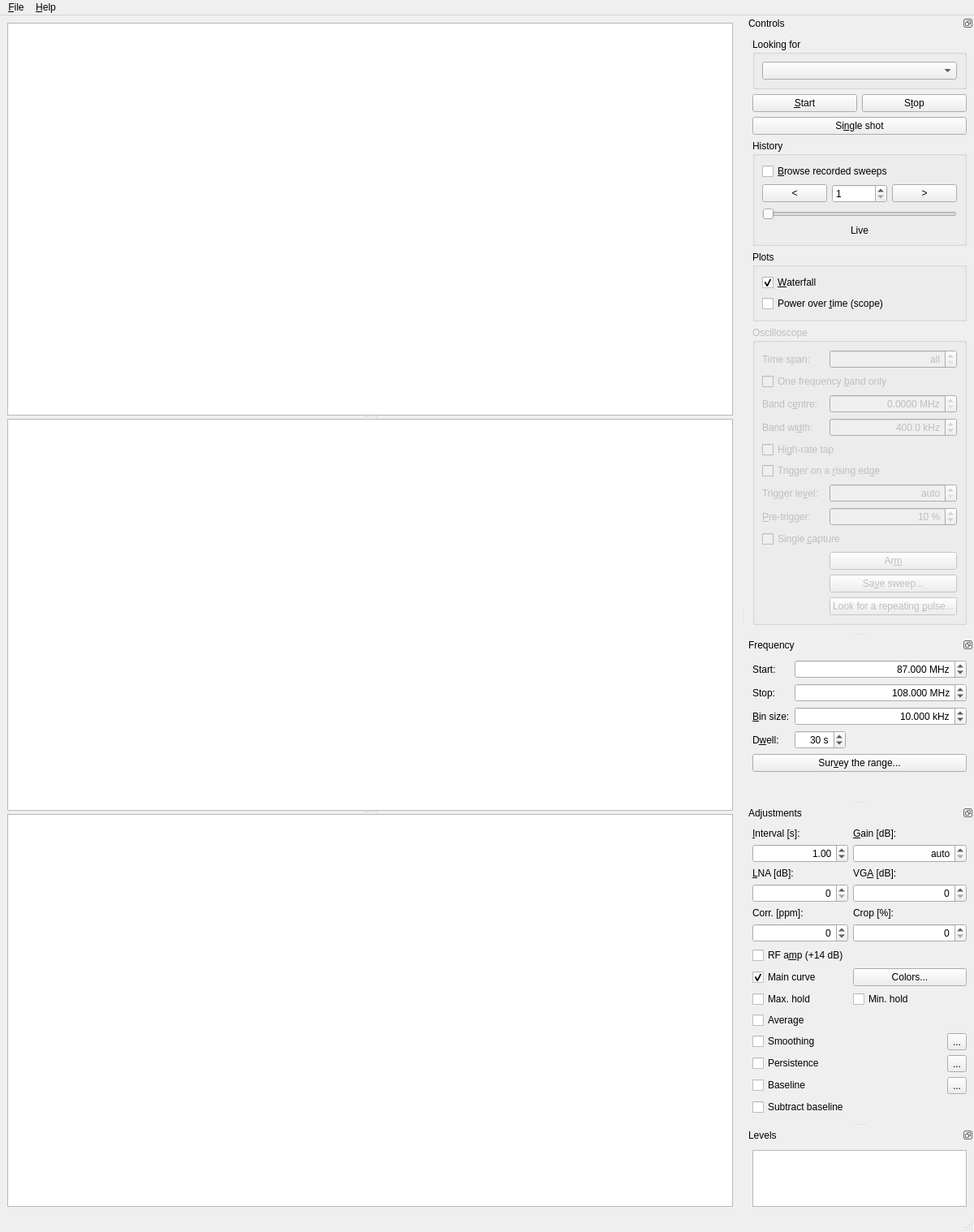
<?xml version="1.0" encoding="UTF-8"?>
<ui version="4.0">
 <class>QSpectrumAnalyzerMainWindow</class>
 <widget class="QMainWindow" name="QSpectrumAnalyzerMainWindow">
  <property name="geometry">
   <rect>
    <x>0</x>
    <y>0</y>
    <width>1200</width>
    <height>892</height>
   </rect>
  </property>
  <property name="windowTitle">
   <string>QSpectrumAnalyzer</string>
  </property>
  <widget class="QWidget" name="centralwidget">
   <layout class="QHBoxLayout" name="horizontalLayout">
    <item>
     <widget class="QSplitter" name="plotSplitter">
      <property name="sizePolicy">
       <sizepolicy hsizetype="Expanding" vsizetype="Expanding">
        <horstretch>0</horstretch>
        <verstretch>0</verstretch>
       </sizepolicy>
      </property>
      <property name="orientation">
       <enum>Qt::Vertical</enum>
      </property>
      <widget class="GraphicsLayoutWidget" name="mainPlotLayout">
       <property name="sizePolicy">
        <sizepolicy hsizetype="Expanding" vsizetype="Expanding">
         <horstretch>0</horstretch>
         <verstretch>0</verstretch>
        </sizepolicy>
       </property>
      </widget>
      <widget class="GraphicsLayoutWidget" name="waterfallPlotLayout">
       <property name="sizePolicy">
        <sizepolicy hsizetype="Expanding" vsizetype="Expanding">
         <horstretch>0</horstretch>
         <verstretch>0</verstretch>
        </sizepolicy>
       </property>
      </widget>
      <widget class="GraphicsLayoutWidget" name="scopePlotLayout">
       <property name="sizePolicy">
        <sizepolicy hsizetype="Expanding" vsizetype="Preferred">
         <horstretch>0</horstretch>
         <verstretch>0</verstretch>
        </sizepolicy>
       </property>
      </widget>
     </widget>
    </item>
   </layout>
  </widget>
  <widget class="QMenuBar" name="menubar">
   <property name="geometry">
    <rect>
     <x>0</x>
     <y>0</y>
     <width>1200</width>
     <height>32</height>
    </rect>
   </property>
   <widget class="QMenu" name="menu_File">
    <property name="title">
     <string>&amp;File</string>
    </property>
    <addaction name="action_SaveRecording"/>
    <addaction name="separator"/>
    <addaction name="action_Settings"/>
    <addaction name="separator"/>
    <addaction name="action_Quit"/>
   </widget>
   <widget class="QMenu" name="menu_Help">
    <property name="title">
     <string>&amp;Help</string>
    </property>
    <addaction name="action_About"/>
   </widget>
   <addaction name="menu_File"/>
   <addaction name="menu_Help"/>
  </widget>
  <widget class="QStatusBar" name="statusbar"/>
  <widget class="QDockWidget" name="controlsDockWidget">
   <property name="sizePolicy">
    <sizepolicy hsizetype="Preferred" vsizetype="Minimum">
     <horstretch>0</horstretch>
     <verstretch>0</verstretch>
    </sizepolicy>
   </property>
   <property name="minimumSize">
    <size>
     <width>190</width>
     <height>130</height>
    </size>
   </property>
   <property name="features">
    <set>QDockWidget::DockWidgetFloatable|QDockWidget::DockWidgetMovable</set>
   </property>
   <property name="windowTitle">
    <string>Controls</string>
   </property>
   <attribute name="dockWidgetArea">
    <number>2</number>
   </attribute>
   <widget class="QWidget" name="controlsDockWidgetContents">
    <layout class="QGridLayout" name="gridLayout_2">
     <item row="0" column="0" colspan="2">
      <widget class="QGroupBox" name="presetGroupBox">
       <property name="title">
        <string>Looking for</string>
       </property>
       <layout class="QGridLayout" name="presetGridLayout">
        <item row="0" column="0">
         <widget class="QComboBox" name="presetComboBox">
          <property name="toolTip">
           <string>Set every control at once for a particular job. These settings interact: the bin size decides how short a pulse survives being measured, the detector decides whether it survives at all, and the recording depth decides whether a whole scan cycle fits on screen. Getting one of them wrong quietly wastes an evening, so pick the job instead of the settings.</string>
          </property>
         </widget>
        </item>
       </layout>
      </widget>
     </item>
     <item row="1" column="0">
      <widget class="QPushButton" name="startButton">
       <property name="text">
        <string>&amp;Start</string>
       </property>
      </widget>
     </item>
     <item row="1" column="1">
      <widget class="QPushButton" name="stopButton">
       <property name="text">
        <string>S&amp;top</string>
       </property>
      </widget>
     </item>
     <item row="2" column="0" colspan="2">
      <widget class="QPushButton" name="singleShotButton">
       <property name="text">
        <string>Si&amp;ngle shot</string>
       </property>
      </widget>
     </item>
     <item row="3" column="0" colspan="2">
      <widget class="QGroupBox" name="historyGroupBox">
       <property name="title">
        <string>History</string>
       </property>
       <layout class="QGridLayout" name="historyGridLayout">
        <item row="0" column="0" colspan="3">
         <widget class="QCheckBox" name="browseHistoryCheckBox">
          <property name="toolTip">
           <string>Freeze the plots and step back through the recorded sweeps. Acquisition keeps running and keeps recording.</string>
          </property>
          <property name="text">
           <string>&amp;Browse recorded sweeps</string>
          </property>
         </widget>
        </item>
        <item row="1" column="0">
         <widget class="QPushButton" name="historyBackButton">
          <property name="toolTip">
           <string>Step back through the recorded sweeps</string>
          </property>
          <property name="text">
           <string>&lt;</string>
          </property>
         </widget>
        </item>
        <item row="1" column="1">
         <widget class="QSpinBox" name="historyStepSpinBox">
          <property name="toolTip">
           <string>How many sweeps each step moves</string>
          </property>
          <property name="minimum">
           <number>1</number>
          </property>
          <property name="maximum">
           <number>1000000</number>
          </property>
          <property name="value">
           <number>1</number>
          </property>
         </widget>
        </item>
        <item row="1" column="2">
         <widget class="QPushButton" name="historyForwardButton">
          <property name="toolTip">
           <string>Step forward through the recorded sweeps</string>
          </property>
          <property name="text">
           <string>&gt;</string>
          </property>
         </widget>
        </item>
        <item row="2" column="0" colspan="3">
         <widget class="QSlider" name="historySlider">
          <property name="orientation">
           <enum>Qt::Horizontal</enum>
          </property>
         </widget>
        </item>
        <item row="3" column="0" colspan="3">
         <widget class="QLabel" name="historyPositionLabel">
          <property name="text">
           <string>Live</string>
          </property>
          <property name="alignment">
           <set>Qt::AlignCenter</set>
          </property>
          <property name="wordWrap">
           <bool>true</bool>
          </property>
         </widget>
        </item>
       </layout>
      </widget>
     </item>
     <item row="4" column="0" colspan="2">
      <widget class="QGroupBox" name="plotsGroupBox">
       <property name="title">
        <string>Plots</string>
       </property>
       <layout class="QGridLayout" name="plotsGridLayout">
        <item row="0" column="0" colspan="2">
         <widget class="QCheckBox" name="waterfallCheckBox">
          <property name="toolTip">
           <string>Show the waterfall under the spectrum: the recording as an image, frequency across and time down.</string>
          </property>
          <property name="text">
           <string>&amp;Waterfall</string>
          </property>
          <property name="checked">
           <bool>true</bool>
          </property>
         </widget>
        </item>
        <item row="1" column="0" colspan="2">
         <widget class="QCheckBox" name="scopeCheckBox">
          <property name="toolTip">
           <string>Show power over time under the waterfall: the recording along its other axis, so the shape a signal has in time is on screen beside the sweep being looked at. Stepping through the recorded sweeps moves a cursor along it, and dragging that cursor steps to a moment. A signal that comes back every so often shows as evenly spaced spikes.</string>
          </property>
          <property name="text">
           <string>Power over &amp;time (scope)</string>
          </property>
         </widget>
        </item>
       </layout>
      </widget>
     </item>
     <item row="5" column="0" colspan="2">
      <widget class="QGroupBox" name="scopeGroupBox">
       <property name="enabled">
        <bool>false</bool>
       </property>
       <property name="title">
        <string>Oscilloscope</string>
       </property>
       <layout class="QGridLayout" name="scopeGridLayout">
        <item row="0" column="0">
         <widget class="QLabel" name="scopeSpanLabel">
          <property name="text">
           <string>Time span:</string>
          </property>
          <property name="buddy">
           <cstring>scopeSpanSpinBox</cstring>
          </property>
         </widget>
        </item>
        <item row="0" column="1">
         <widget class="QDoubleSpinBox" name="scopeSpanSpinBox">
          <property name="toolTip">
           <string>How much time is on screen. The window keeps this width and rolls forward with the newest data, the way a timebase does. Zero fits the whole recording instead. Zooming the plot with the mouse sets this too.</string>
          </property>
          <property name="alignment">
           <set>Qt::AlignRight|Qt::AlignTrailing|Qt::AlignVCenter</set>
          </property>
          <property name="suffix">
           <string> ms</string>
          </property>
          <property name="decimals">
           <number>3</number>
          </property>
          <property name="minimum">
           <double>0.000000000000000</double>
          </property>
          <property name="maximum">
           <double>3600000.000000000000000</double>
          </property>
          <property name="specialValueText">
           <string>all</string>
          </property>
         </widget>
        </item>
        <item row="1" column="0" colspan="2">
         <widget class="QCheckBox" name="scopeBandCheckBox">
          <property name="toolTip">
           <string>Reduce the scope to one stretch of the spectrum instead of all of it, which is a zero span view of that stretch. Set it below, or drag the shaded band on the spectrum plot.</string>
          </property>
          <property name="text">
           <string>One frequency &amp;band only</string>
          </property>
         </widget>
        </item>
        <item row="2" column="0">
         <widget class="QLabel" name="scopeCentreLabel">
          <property name="text">
           <string>Band c&amp;entre:</string>
          </property>
          <property name="buddy">
           <cstring>scopeCentreSpinBox</cstring>
          </property>
         </widget>
        </item>
        <item row="2" column="1">
         <widget class="QDoubleSpinBox" name="scopeCentreSpinBox">
          <property name="enabled">
           <bool>false</bool>
          </property>
          <property name="toolTip">
           <string>The frequency the scope watches.</string>
          </property>
          <property name="alignment">
           <set>Qt::AlignRight|Qt::AlignTrailing|Qt::AlignVCenter</set>
          </property>
          <property name="suffix">
           <string> MHz</string>
          </property>
          <property name="decimals">
           <number>4</number>
          </property>
          <property name="maximum">
           <double>7250.000000000000000</double>
          </property>
         </widget>
        </item>
        <item row="3" column="0">
         <widget class="QLabel" name="scopeWidthLabel">
          <property name="text">
           <string>Band wi&amp;dth:</string>
          </property>
          <property name="buddy">
           <cstring>scopeWidthSpinBox</cstring>
          </property>
         </widget>
        </item>
        <item row="3" column="1">
         <widget class="QDoubleSpinBox" name="scopeWidthSpinBox">
          <property name="enabled">
           <bool>false</bool>
          </property>
          <property name="toolTip">
           <string>How wide a band around the centre to watch. This is the resolution bandwidth of the zero span view; it is snapped to whole bins, so nothing narrower than one bin is possible.</string>
          </property>
          <property name="alignment">
           <set>Qt::AlignRight|Qt::AlignTrailing|Qt::AlignVCenter</set>
          </property>
          <property name="suffix">
           <string> kHz</string>
          </property>
          <property name="decimals">
           <number>1</number>
          </property>
          <property name="minimum">
           <double>0.100000000000000</double>
          </property>
          <property name="maximum">
           <double>100000.000000000000000</double>
          </property>
          <property name="value">
           <double>400.000000000000000</double>
          </property>
         </widget>
        </item>
        <item row="5" column="0" colspan="2">
         <widget class="QCheckBox" name="scopeTriggerCheckBox">
          <property name="toolTip">
           <string>Start each sweep where the signal rises past a level, the way a scope does, instead of letting the trace slide through the window. A burst that comes back then lands in the same place every time and stands still, so its shape can be read. When nothing crosses the level the last sweep is held rather than moved.</string>
          </property>
          <property name="text">
           <string>Trigger on a &amp;rising edge</string>
          </property>
         </widget>
        </item>
        <item row="6" column="0">
         <widget class="QLabel" name="scopeTriggerLabel">
          <property name="text">
           <string>Trigger le&amp;vel:</string>
          </property>
          <property name="buddy">
           <cstring>scopeTriggerSpinBox</cstring>
          </property>
         </widget>
        </item>
        <item row="7" column="0">
         <widget class="QLabel" name="scopePreTriggerLabel">
          <property name="text">
           <string>&amp;Pre-trigger:</string>
          </property>
          <property name="buddy">
           <cstring>scopePreTriggerSpinBox</cstring>
          </property>
         </widget>
        </item>
        <item row="7" column="1">
         <widget class="QSpinBox" name="scopePreTriggerSpinBox">
          <property name="enabled">
           <bool>false</bool>
          </property>
          <property name="toolTip">
           <string>How much of the window is drawn before the edge that started the sweep. A rising edge is where a burst says how it begins - whether it steps up in one reading or climbs over hundreds - and with no lead at all it is the very first reading on screen, with nothing behind it to be read against. The lead is taken from the same recorded trace as the rest of the sweep, so it costs nothing but window: at 40% a 20 ms sweep shows 8 ms of what led in and 12 ms of what followed.</string>
          </property>
          <property name="alignment">
           <set>Qt::AlignRight|Qt::AlignTrailing|Qt::AlignVCenter</set>
          </property>
          <property name="suffix">
           <string> %</string>
          </property>
          <property name="maximum">
           <number>90</number>
          </property>
          <property name="singleStep">
           <number>5</number>
          </property>
          <property name="value">
           <number>10</number>
          </property>
         </widget>
        </item>
        <item row="8" column="0" colspan="2">
         <widget class="QCheckBox" name="scopeSingleCheckBox">
          <property name="enabled">
           <bool>false</bool>
          </property>
          <property name="toolTip">
           <string>Catch one sweep and hold it, instead of triggering over and over. A burst that happens once, or once a minute, cannot be read off a display that has moved on by the time you look at it. The sweep the burst arrived in stays on screen until you press Arm for the next one. This is the scope's trigger mode - it holds one sweep of the trace. The Single shot button above is a different thing: it takes one measurement from the radio and stops.</string>
          </property>
          <property name="text">
           <string>Single &amp;capture</string>
          </property>
         </widget>
        </item>
        <item row="11" column="1">
         <widget class="QPushButton" name="rhythmButton">
          <property name="toolTip">
           <string>Look through the recorded high-rate trace for anything that repeats, rather than for anything loud. A trigger can only find a pulse that stands above the noise, and with six hundred thousand readings a second the noise itself reaches five or six decibels above its own floor - so a pulse below that cannot be caught however the level is set. A pulse train can still be found, because it comes back: a thousand pulses stacked in step stand thirty times clear of noise stacked out of step. Reports the interval between pulses, how wide they are and how far the stack stands above the noise.</string>
          </property>
          <property name="text">
           <string>Look for a repeating &amp;pulse...</string>
          </property>
         </widget>
        </item>
        <item row="10" column="1">
         <widget class="QPushButton" name="scopeSaveButton">
          <property name="toolTip">
           <string>Write the sweep on screen out as CSV, at full resolution, with the settings it was taken under and the time t=0 happened. A burst worth catching is worth keeping.</string>
          </property>
          <property name="text">
           <string>Sa&amp;ve sweep...</string>
          </property>
         </widget>
        </item>
        <item row="9" column="1">
         <widget class="QPushButton" name="scopeArmButton">
          <property name="enabled">
           <bool>false</bool>
          </property>
          <property name="toolTip">
           <string>Let go of the sweep on screen and wait for the next burst above the level.</string>
          </property>
          <property name="text">
           <string>Ar&amp;m</string>
          </property>
         </widget>
        </item>
        <item row="6" column="1">
         <widget class="QDoubleSpinBox" name="scopeTriggerSpinBox">
          <property name="enabled">
           <bool>false</bool>
          </property>
          <property name="toolTip">
           <string>The power a rising edge has to cross to start a sweep, marked on the plot as a dashed line. At the lowest setting the level is taken from the trace itself, half way between the noise it sits at and the loudest thing in it.</string>
          </property>
          <property name="alignment">
           <set>Qt::AlignRight|Qt::AlignTrailing|Qt::AlignVCenter</set>
          </property>
          <property name="suffix">
           <string> dB</string>
          </property>
          <property name="decimals">
           <number>1</number>
          </property>
          <property name="minimum">
           <double>-200.000000000000000</double>
          </property>
          <property name="maximum">
           <double>50.000000000000000</double>
          </property>
          <property name="value">
           <double>-200.000000000000000</double>
          </property>
          <property name="specialValueText">
           <string>auto</string>
          </property>
         </widget>
        </item>
        <item row="4" column="0" colspan="2">
         <widget class="QCheckBox" name="scopeFastCheckBox">
          <property name="toolTip">
           <string>Measure the band straight off the radio's frames instead of reading it back out of the delivered spectra, and draw it as a second, finer trace. hackrf_stream reaches 25.6 us per reading at 20 MSPS with 40 kHz bins, against 10 ms for a delivered sweep, so a burst far too short to survive the averaging is still measured at full height. The step is set in Settings. Readings are noisier than the spectra behind them, which is the price of the resolution. Only backends that can do it offer it.</string>
          </property>
          <property name="text">
           <string>Hi&amp;gh-rate tap</string>
          </property>
         </widget>
        </item>
       </layout>
      </widget>
     </item>
     <item row="6" column="0">
      <spacer name="verticalSpacer">
       <property name="orientation">
        <enum>Qt::Vertical</enum>
       </property>
       <property name="sizeHint" stdset="0">
        <size>
         <width>20</width>
         <height>561</height>
        </size>
       </property>
      </spacer>
     </item>
    </layout>
   </widget>
  </widget>
  <widget class="QDockWidget" name="frequencyDockWidget">
   <property name="sizePolicy">
    <sizepolicy hsizetype="Preferred" vsizetype="Minimum">
     <horstretch>0</horstretch>
     <verstretch>0</verstretch>
    </sizepolicy>
   </property>
   <property name="minimumSize">
    <size>
     <width>208</width>
     <height>166</height>
    </size>
   </property>
   <property name="features">
    <set>QDockWidget::DockWidgetFloatable|QDockWidget::DockWidgetMovable</set>
   </property>
   <property name="windowTitle">
    <string>Frequency</string>
   </property>
   <attribute name="dockWidgetArea">
    <number>2</number>
   </attribute>
   <widget class="QWidget" name="frequencyDockWidgetContents">
    <layout class="QFormLayout" name="formLayout">
     <property name="fieldGrowthPolicy">
      <enum>QFormLayout::ExpandingFieldsGrow</enum>
     </property>
     <item row="0" column="0">
      <widget class="QLabel" name="label_2">
       <property name="text">
        <string>Start:</string>
       </property>
       <property name="buddy">
        <cstring>startFreqSpinBox</cstring>
       </property>
      </widget>
     </item>
     <item row="0" column="1">
      <widget class="QDoubleSpinBox" name="startFreqSpinBox">
       <property name="sizePolicy">
        <sizepolicy hsizetype="Expanding" vsizetype="Fixed">
         <horstretch>0</horstretch>
         <verstretch>0</verstretch>
        </sizepolicy>
       </property>
       <property name="alignment">
        <set>Qt::AlignRight|Qt::AlignTrailing|Qt::AlignVCenter</set>
       </property>
       <property name="showGroupSeparator" stdset="0">
        <bool>true</bool>
       </property>
       <property name="suffix">
        <string> MHz</string>
       </property>
       <property name="decimals">
        <number>3</number>
       </property>
       <property name="minimum">
        <double>0.000000000000000</double>
       </property>
       <property name="maximum">
        <double>2200.000000000000000</double>
       </property>
       <property name="value">
        <double>87.000000000000000</double>
       </property>
      </widget>
     </item>
     <item row="1" column="0">
      <widget class="QLabel" name="label_3">
       <property name="text">
        <string>Stop:</string>
       </property>
       <property name="buddy">
        <cstring>stopFreqSpinBox</cstring>
       </property>
      </widget>
     </item>
     <item row="1" column="1">
      <widget class="QDoubleSpinBox" name="stopFreqSpinBox">
       <property name="sizePolicy">
        <sizepolicy hsizetype="Expanding" vsizetype="Fixed">
         <horstretch>0</horstretch>
         <verstretch>0</verstretch>
        </sizepolicy>
       </property>
       <property name="alignment">
        <set>Qt::AlignRight|Qt::AlignTrailing|Qt::AlignVCenter</set>
       </property>
       <property name="showGroupSeparator" stdset="0">
        <bool>true</bool>
       </property>
       <property name="suffix">
        <string> MHz</string>
       </property>
       <property name="decimals">
        <number>3</number>
       </property>
       <property name="minimum">
        <double>0.000000000000000</double>
       </property>
       <property name="maximum">
        <double>2200.000000000000000</double>
       </property>
       <property name="value">
        <double>108.000000000000000</double>
       </property>
      </widget>
     </item>
     <item row="2" column="0">
      <widget class="QLabel" name="label">
       <property name="text">
        <string>&amp;Bin size:</string>
       </property>
       <property name="buddy">
        <cstring>binSizeSpinBox</cstring>
       </property>
      </widget>
     </item>
     <item row="3" column="0">
      <widget class="QLabel" name="surveyDwellLabel">
       <property name="text">
        <string>D&amp;well:</string>
       </property>
       <property name="buddy">
        <cstring>surveyDwellSpinBox</cstring>
       </property>
      </widget>
     </item>
     <item row="3" column="1">
      <widget class="QSpinBox" name="surveyDwellSpinBox">
       <property name="toolTip">
        <string>How long a survey listens to each slice of the range before moving on. Long enough for whatever you are looking for to come round: a radar that turns every five seconds needs tens of seconds to be sure of catching several of its passes.</string>
       </property>
       <property name="alignment">
        <set>Qt::AlignRight|Qt::AlignTrailing|Qt::AlignVCenter</set>
       </property>
       <property name="suffix">
        <string> s</string>
       </property>
       <property name="minimum">
        <number>1</number>
       </property>
       <property name="maximum">
        <number>3600</number>
       </property>
       <property name="value">
        <number>30</number>
       </property>
      </widget>
     </item>
     <item row="4" column="0" colspan="2">
      <widget class="QPushButton" name="surveyButton">
       <property name="toolTip">
        <string>Walk the whole Start to Stop range one tune at a time, camping on each slice for the dwell and writing down what was ever heard in it and how often. Meant for a signal that is only there occasionally: sweeping past such a thing misses it, staying put does not. Press again to stop.</string>
       </property>
       <property name="text">
        <string>Sur&amp;vey the range...</string>
       </property>
      </widget>
     </item>
     <item row="5" column="0" colspan="2">
      <widget class="QLabel" name="surveyProgressLabel">
       <property name="text">
        <string/>
       </property>
       <property name="wordWrap">
        <bool>true</bool>
       </property>
      </widget>
     </item>
     <item row="2" column="1">
      <widget class="QDoubleSpinBox" name="binSizeSpinBox">
       <property name="sizePolicy">
        <sizepolicy hsizetype="Expanding" vsizetype="Fixed">
         <horstretch>0</horstretch>
         <verstretch>0</verstretch>
        </sizepolicy>
       </property>
       <property name="alignment">
        <set>Qt::AlignRight|Qt::AlignTrailing|Qt::AlignVCenter</set>
       </property>
       <property name="showGroupSeparator" stdset="0">
        <bool>true</bool>
       </property>
       <property name="suffix">
        <string> kHz</string>
       </property>
       <property name="decimals">
        <number>3</number>
       </property>
       <property name="minimum">
        <double>0.000000000000000</double>
       </property>
       <property name="maximum">
        <double>10000.000000000000000</double>
       </property>
       <property name="value">
        <double>10.000000000000000</double>
       </property>
      </widget>
     </item>
     <item row="6" column="0" colspan="2">
      <spacer name="verticalSpacer_3">
       <property name="orientation">
        <enum>Qt::Vertical</enum>
       </property>
       <property name="sizeHint" stdset="0">
        <size>
         <width>20</width>
         <height>0</height>
        </size>
       </property>
      </spacer>
     </item>
    </layout>
   </widget>
  </widget>
  <widget class="QDockWidget" name="settingsDockWidget">
   <property name="sizePolicy">
    <sizepolicy hsizetype="Preferred" vsizetype="Expanding">
     <horstretch>0</horstretch>
     <verstretch>0</verstretch>
    </sizepolicy>
   </property>
   <property name="features">
    <set>QDockWidget::DockWidgetFloatable|QDockWidget::DockWidgetMovable</set>
   </property>
   <property name="windowTitle">
    <string>Adjustments</string>
   </property>
   <attribute name="dockWidgetArea">
    <number>2</number>
   </attribute>
   <widget class="QWidget" name="settingsDockWidgetContents">
    <layout class="QGridLayout" name="gridLayout">
     <item row="0" column="0">
      <widget class="QLabel" name="label_4">
       <property name="text">
        <string>&amp;Interval [s]:</string>
       </property>
       <property name="buddy">
        <cstring>intervalSpinBox</cstring>
       </property>
      </widget>
     </item>
     <item row="0" column="1">
      <widget class="QLabel" name="label_6">
       <property name="text">
        <string>&amp;Gain [dB]:</string>
       </property>
       <property name="buddy">
        <cstring>gainSpinBox</cstring>
       </property>
      </widget>
     </item>
     <item row="1" column="0">
      <widget class="QDoubleSpinBox" name="intervalSpinBox">
       <property name="alignment">
        <set>Qt::AlignRight|Qt::AlignTrailing|Qt::AlignVCenter</set>
       </property>
       <property name="maximum">
        <double>999.000000000000000</double>
       </property>
       <property name="value">
        <double>1.000000000000000</double>
       </property>
      </widget>
     </item>
     <item row="2" column="0">
      <widget class="QLabel" name="label_lna">
       <property name="text">
        <string>&amp;LNA [dB]:</string>
       </property>
       <property name="buddy">
        <cstring>lnaSpinBox</cstring>
       </property>
      </widget>
     </item>
     <item row="2" column="1">
      <widget class="QLabel" name="label_vga">
       <property name="text">
        <string>VG&amp;A [dB]:</string>
       </property>
       <property name="buddy">
        <cstring>vgaSpinBox</cstring>
       </property>
      </widget>
     </item>
     <item row="3" column="0">
      <widget class="QSpinBox" name="lnaSpinBox">
       <property name="toolTip">
        <string>The first amplifier the signal meets, in 8 dB steps to 40. This is the stage that decides what the receiver can hear: gain here lifts the signal above the noise of everything after it, so it is the one to fill first. Gain sets it for you; change it to overrule that.</string>
       </property>
       <property name="alignment">
        <set>Qt::AlignRight|Qt::AlignTrailing|Qt::AlignVCenter</set>
       </property>
       <property name="maximum">
        <number>40</number>
       </property>
       <property name="singleStep">
        <number>8</number>
       </property>
      </widget>
     </item>
     <item row="3" column="1" colspan="2">
      <widget class="QSpinBox" name="vgaSpinBox">
       <property name="toolTip">
        <string>Baseband gain, after the mixer, in 2 dB steps to 62. It amplifies whatever the LNA already let through, noise and all, so it makes the trace bigger without making the radio more sensitive. Worth raising only when the trace sits so low that the 8 bit converter, rather than the air, is setting the noise floor.</string>
       </property>
       <property name="alignment">
        <set>Qt::AlignRight|Qt::AlignTrailing|Qt::AlignVCenter</set>
       </property>
       <property name="maximum">
        <number>62</number>
       </property>
       <property name="singleStep">
        <number>2</number>
       </property>
      </widget>
     </item>
     <item row="4" column="0">
      <widget class="QLabel" name="label_5">
       <property name="text">
        <string>Corr. [ppm]:</string>
       </property>
       <property name="buddy">
        <cstring>ppmSpinBox</cstring>
       </property>
      </widget>
     </item>
     <item row="4" column="1">
      <widget class="QLabel" name="label_7">
       <property name="text">
        <string>Crop [%]:</string>
       </property>
       <property name="buddy">
        <cstring>cropSpinBox</cstring>
       </property>
      </widget>
     </item>
     <item row="5" column="0">
      <widget class="QSpinBox" name="ppmSpinBox">
       <property name="alignment">
        <set>Qt::AlignRight|Qt::AlignTrailing|Qt::AlignVCenter</set>
       </property>
       <property name="minimum">
        <number>-999</number>
       </property>
       <property name="maximum">
        <number>999</number>
       </property>
      </widget>
     </item>
     <item row="6" column="0" colspan="3">
      <widget class="QCheckBox" name="ampCheckBox">
       <property name="toolTip">
        <string>Switch on the radio's own front end amplifier, worth about 14 dB on a HackRF. It sits ahead of the gain control, so it costs headroom that gain cannot give back: leave it off near a transmitter, and on for anything faint. Backends with no such amplifier ignore it.</string>
       </property>
       <property name="text">
        <string>RF a&amp;mp (+14 dB)</string>
       </property>
      </widget>
     </item>
     <item row="7" column="0">
      <widget class="QCheckBox" name="mainCurveCheckBox">
       <property name="text">
        <string>Main curve</string>
       </property>
       <property name="checked">
        <bool>true</bool>
       </property>
      </widget>
     </item>
     <item row="7" column="1" colspan="2">
      <widget class="QPushButton" name="colorsButton">
       <property name="text">
        <string>Colors...</string>
       </property>
      </widget>
     </item>
     <item row="8" column="0">
      <widget class="QCheckBox" name="peakHoldMaxCheckBox">
       <property name="text">
        <string>Max. hold</string>
       </property>
      </widget>
     </item>
     <item row="8" column="1" colspan="2">
      <widget class="QCheckBox" name="peakHoldMinCheckBox">
       <property name="text">
        <string>Min. hold</string>
       </property>
      </widget>
     </item>
     <item row="9" column="0">
      <widget class="QCheckBox" name="averageCheckBox">
       <property name="text">
        <string>Average</string>
       </property>
      </widget>
     </item>
     <item row="10" column="0">
      <widget class="QCheckBox" name="smoothCheckBox">
       <property name="text">
        <string>Smoothing</string>
       </property>
      </widget>
     </item>
     <item row="10" column="2">
      <widget class="QToolButton" name="smoothButton">
       <property name="text">
        <string>...</string>
       </property>
       <property name="autoRaise">
        <bool>false</bool>
       </property>
      </widget>
     </item>
     <item row="11" column="0">
      <widget class="QCheckBox" name="persistenceCheckBox">
       <property name="text">
        <string>Persistence</string>
       </property>
      </widget>
     </item>
     <item row="11" column="2">
      <widget class="QToolButton" name="persistenceButton">
       <property name="text">
        <string>...</string>
       </property>
       <property name="autoRaise">
        <bool>false</bool>
       </property>
      </widget>
     </item>
     <item row="14" column="0">
      <spacer name="verticalSpacer_2">
       <property name="orientation">
        <enum>Qt::Vertical</enum>
       </property>
       <property name="sizeHint" stdset="0">
        <size>
         <width>20</width>
         <height>1</height>
        </size>
       </property>
      </spacer>
     </item>
     <item row="5" column="1" colspan="2">
      <widget class="QSpinBox" name="cropSpinBox">
       <property name="alignment">
        <set>Qt::AlignRight|Qt::AlignTrailing|Qt::AlignVCenter</set>
       </property>
      </widget>
     </item>
     <item row="1" column="1" colspan="2">
      <widget class="QDoubleSpinBox" name="gainSpinBox">
       <property name="toolTip">
        <string>How much the radio amplifies what it hears. On a HackRF this one figure is divided across two stages, and the boxes below show the division: it fills the LNA first, because that is the stage that decides what the receiver can hear. Set either box to overrule that. Too much gain overloads the front end and invents signals that are not on the air, which shows as a trace that stops moving when the gain does.</string>
       </property>
       <property name="alignment">
        <set>Qt::AlignRight|Qt::AlignTrailing|Qt::AlignVCenter</set>
       </property>
       <property name="specialValueText">
        <string>auto</string>
       </property>
       <property name="decimals">
        <number>1</number>
       </property>
       <property name="minimum">
        <double>-1.000000000000000</double>
       </property>
       <property name="maximum">
        <double>999.000000000000000</double>
       </property>
       <property name="singleStep">
        <double>1.000000000000000</double>
       </property>
       <property name="value">
        <double>-1.000000000000000</double>
       </property>
      </widget>
     </item>
     <item row="12" column="0">
      <widget class="QCheckBox" name="baselineCheckBox">
       <property name="text">
        <string>Baseline</string>
       </property>
      </widget>
     </item>
     <item row="12" column="2">
      <widget class="QToolButton" name="baselineButton">
       <property name="text">
        <string>...</string>
       </property>
       <property name="autoRaise">
        <bool>false</bool>
       </property>
      </widget>
     </item>
     <item row="13" column="0">
      <widget class="QCheckBox" name="subtractBaselineCheckBox">
       <property name="text">
        <string>Subtract baseline</string>
       </property>
      </widget>
     </item>
    </layout>
   </widget>
  </widget>
  <widget class="QDockWidget" name="levelsDockWidget">
   <property name="sizePolicy">
    <sizepolicy hsizetype="Preferred" vsizetype="Expanding">
     <horstretch>0</horstretch>
     <verstretch>0</verstretch>
    </sizepolicy>
   </property>
   <property name="features">
    <set>QDockWidget::DockWidgetFloatable|QDockWidget::DockWidgetMovable</set>
   </property>
   <property name="windowTitle">
    <string>Levels</string>
   </property>
   <attribute name="dockWidgetArea">
    <number>2</number>
   </attribute>
   <widget class="QWidget" name="levelsDockWidgetContents">
    <layout class="QVBoxLayout" name="verticalLayout_6">
     <item>
      <widget class="GraphicsLayoutWidget" name="histogramPlotLayout">
       <property name="sizePolicy">
        <sizepolicy hsizetype="Ignored" vsizetype="Expanding">
         <horstretch>0</horstretch>
         <verstretch>0</verstretch>
        </sizepolicy>
       </property>
      </widget>
     </item>
    </layout>
   </widget>
  </widget>
  <action name="action_SaveRecording">
   <property name="text">
    <string>Save &amp;recording...</string>
   </property>
   <property name="toolTip">
    <string>Write every bin of every recorded sweep out as CSV: a row per sweep, a column per bin. The scope's Save sweep keeps one number per sweep, which answers questions about time and none about frequency; this keeps the recording itself, so a run can be asked afterwards which bin something was in.</string>
   </property>
   <property name="shortcut">
    <string>Ctrl+S</string>
   </property>
  </action>
  <action name="action_Settings">
   <property name="text">
    <string>&amp;Settings...</string>
   </property>
  </action>
  <action name="action_Quit">
   <property name="text">
    <string>&amp;Quit</string>
   </property>
   <property name="shortcut">
    <string>Ctrl+Q</string>
   </property>
  </action>
  <action name="action_About">
   <property name="text">
    <string>&amp;About</string>
   </property>
  </action>
 </widget>
 <customwidgets>
  <customwidget>
   <class>GraphicsLayoutWidget</class>
   <extends>QGraphicsView</extends>
   <header>pyqtgraph</header>
  </customwidget>
 </customwidgets>
 <tabstops>
  <tabstop>presetComboBox</tabstop>
  <tabstop>startButton</tabstop>
  <tabstop>stopButton</tabstop>
  <tabstop>singleShotButton</tabstop>
  <tabstop>browseHistoryCheckBox</tabstop>
  <tabstop>historyBackButton</tabstop>
  <tabstop>historyStepSpinBox</tabstop>
  <tabstop>historyForwardButton</tabstop>
  <tabstop>historySlider</tabstop>
  <tabstop>waterfallCheckBox</tabstop>
  <tabstop>scopeCheckBox</tabstop>
  <tabstop>scopeSpanSpinBox</tabstop>
  <tabstop>scopeBandCheckBox</tabstop>
  <tabstop>scopeCentreSpinBox</tabstop>
  <tabstop>scopeWidthSpinBox</tabstop>
  <tabstop>scopeFastCheckBox</tabstop>
  <tabstop>scopeTriggerCheckBox</tabstop>
  <tabstop>scopeTriggerSpinBox</tabstop>
  <tabstop>scopePreTriggerSpinBox</tabstop>
  <tabstop>scopeSingleCheckBox</tabstop>
  <tabstop>scopeArmButton</tabstop>
  <tabstop>scopeSaveButton</tabstop>
  <tabstop>rhythmButton</tabstop>
  <tabstop>startFreqSpinBox</tabstop>
  <tabstop>stopFreqSpinBox</tabstop>
  <tabstop>binSizeSpinBox</tabstop>
  <tabstop>surveyDwellSpinBox</tabstop>
  <tabstop>surveyButton</tabstop>
  <tabstop>intervalSpinBox</tabstop>
  <tabstop>gainSpinBox</tabstop>
  <tabstop>lnaSpinBox</tabstop>
  <tabstop>vgaSpinBox</tabstop>
  <tabstop>ppmSpinBox</tabstop>
  <tabstop>cropSpinBox</tabstop>
  <tabstop>ampCheckBox</tabstop>
  <tabstop>mainCurveCheckBox</tabstop>
  <tabstop>colorsButton</tabstop>
  <tabstop>peakHoldMaxCheckBox</tabstop>
  <tabstop>peakHoldMinCheckBox</tabstop>
  <tabstop>averageCheckBox</tabstop>
  <tabstop>smoothCheckBox</tabstop>
  <tabstop>smoothButton</tabstop>
  <tabstop>persistenceCheckBox</tabstop>
  <tabstop>persistenceButton</tabstop>
  <tabstop>baselineCheckBox</tabstop>
  <tabstop>baselineButton</tabstop>
  <tabstop>subtractBaselineCheckBox</tabstop>
  <tabstop>histogramPlotLayout</tabstop>
  <tabstop>mainPlotLayout</tabstop>
  <tabstop>waterfallPlotLayout</tabstop>
  <tabstop>scopePlotLayout</tabstop>
 </tabstops>
 <resources/>
 <connections/>
</ui>
